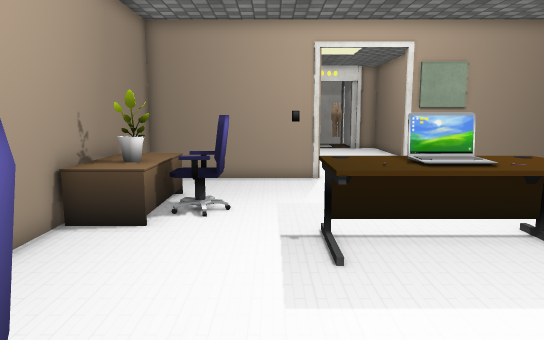
view 1 (above)

18 first-person views from a walk through a scene from a Unity 3-D project. The camera is 1.4 m above the floor, tilts 8° down and sees 70° across. Doors are open. The floor is counted in squares, 0.5 m on a side. Each view is taken from the middle of a square. On the plan, view 1 faces up. The plan holds only what a view shows up to about 20 squares ahead; the rest is blank. The place goes on beyond the plan. The player character is not drawn. Some surface patterns are stand-ins.

view 2
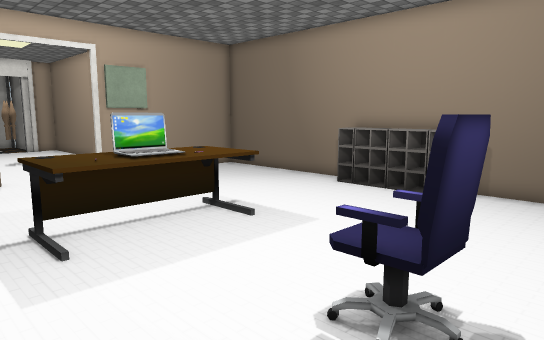

view 3
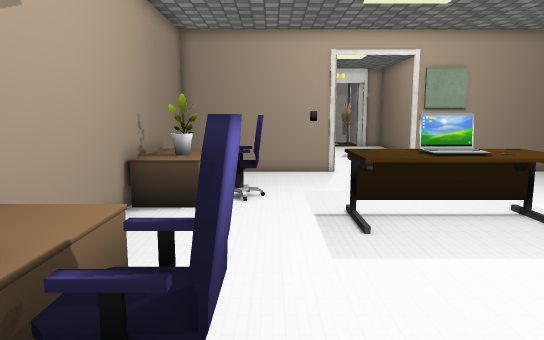

view 4
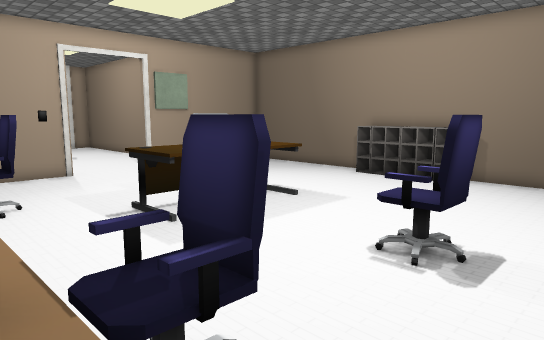

view 5
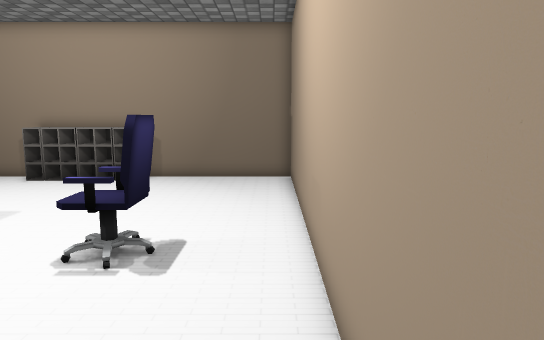

view 6
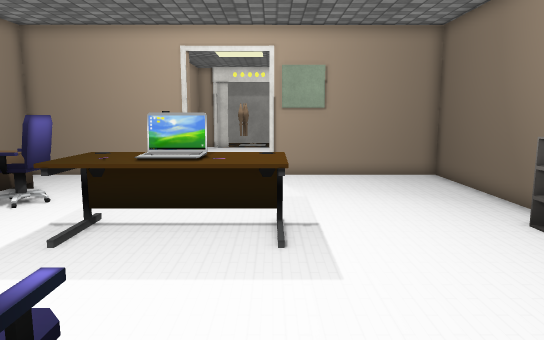

view 7
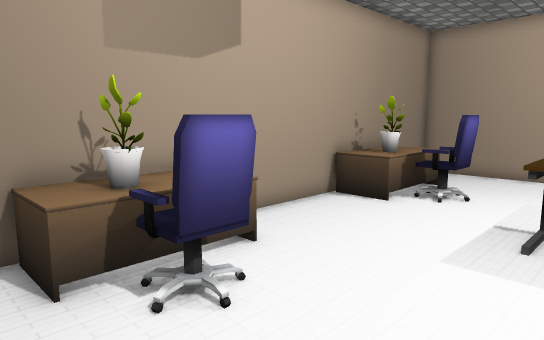

view 8
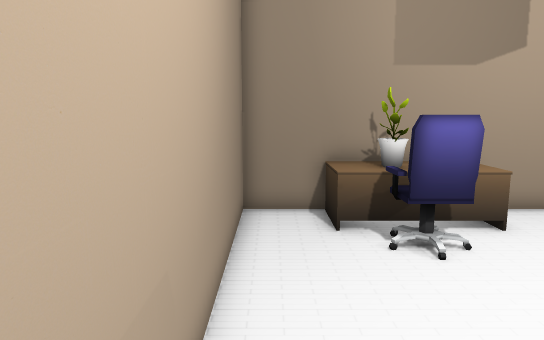

view 9
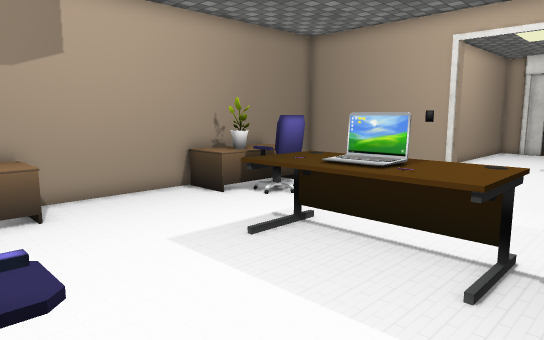

view 10
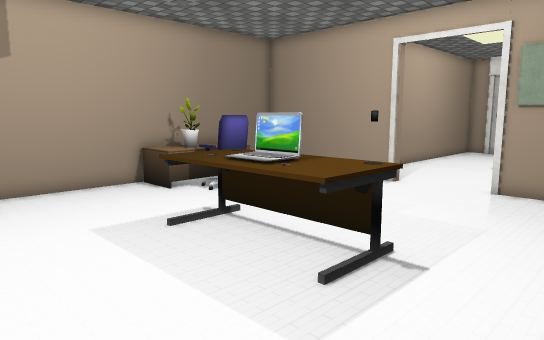

view 11
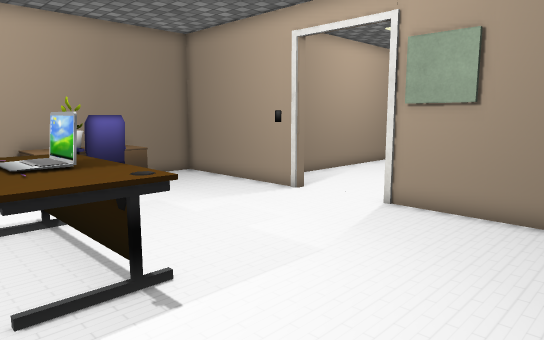

view 12
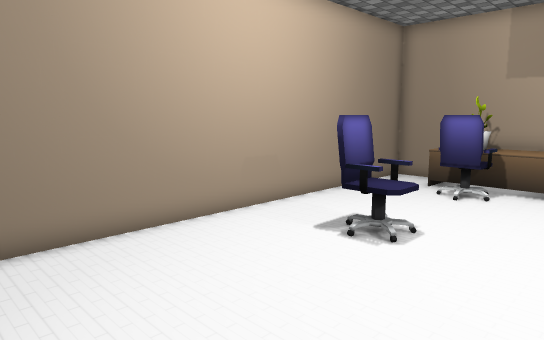

view 13
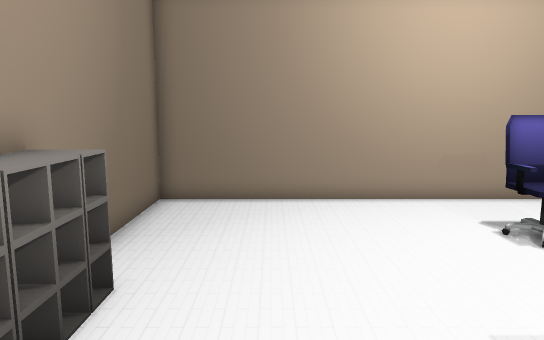

view 14
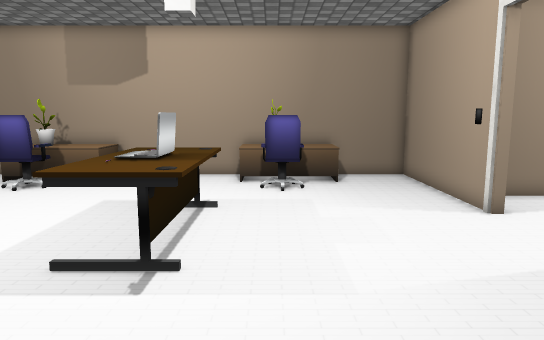

view 15
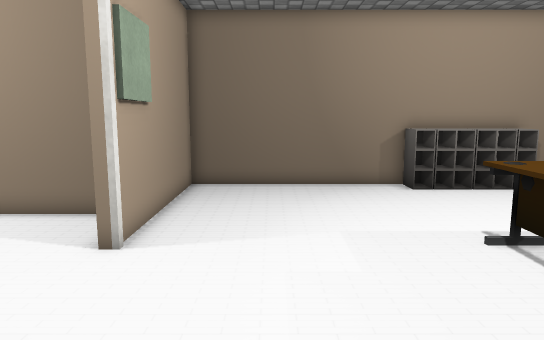

view 16
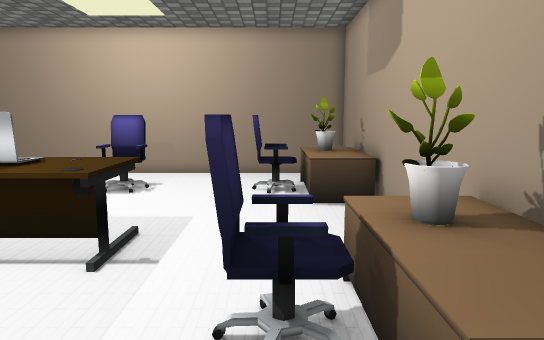

view 17
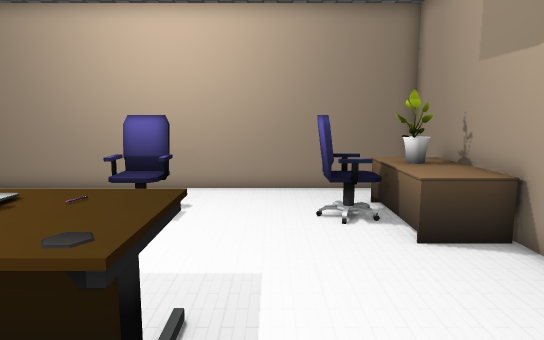

view 18
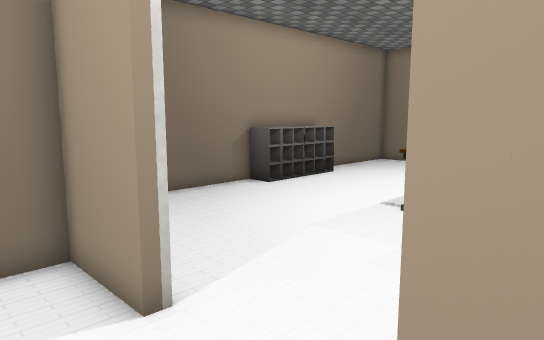

### Floor plan
Points are (right, up) in squares from view 1. A wall is a line through its corners. A room is listed if a view was taken in it or the views show most of it. See-through windows are left out.
Room 1 (views 1, 2, 3, 4, 5, 6, 7, 8, 9, 10, 11, 12, 13, 14, 15, 16, 17)
walls: (2.1, 17.3) (-5.4, 17.3) (-5.4, -2.9) (13.8, -2.9) (13.8, 17.3) (5.9, 17.3)
ways out: open door at (4, 17.4) to room 2
objects: other object (-5, 0) to (-3, 4); other object (-5, 10) to (-3, 14); other object (-3, 1) to (-1, 2); other object (-3, 11) to (-1, 12); other object (1, 7) to (2, 9); other object (3, 0) to (4, 2); other object (3, 7) to (4, 9); other object (5, 7) to (6, 9); other object (13, 4) to (13, 5); other object (13, 6); other object (13, 7); other object (13, 8); other object (13, 9)
Room 2 (view 18)
walls: (5.9, 17.7) (8.8, 17.7) (8.8, 21.5); (1.2, 17.7) (2.1, 17.7); (-0.4, 21.5) (-0.4, 19.1)
ways out: open door at (4, 17.4) to room 1

Where each view was taken, in squares from view 1:
view 1: 0 up, 0 right, facing up
view 2: 1 down, 1 left, facing up-right
view 3: 2 down, 1 left, facing up
view 4: 2 down, 4 left, facing up-right
view 5: 2 down, 4 left, facing right
view 6: 1 down, 6 right, facing up
view 7: 2 down, 3 right, facing up-left
view 8: 2 down, 6 right, facing left
view 9: 1 up, 8 right, facing up-left
view 10: 2 up, 10 right, facing up-left
view 11: 6 up, 12 right, facing up-left
view 12: 6 up, 12 right, facing down-left
view 13: 10 up, 10 right, facing down
view 14: 11 up, 13 right, facing left
view 15: 14 up, 2 left, facing right
view 16: 16 up, 2 left, facing down
view 17: 12 up, 0 right, facing down
view 18: 20 up, 1 right, facing down-right
